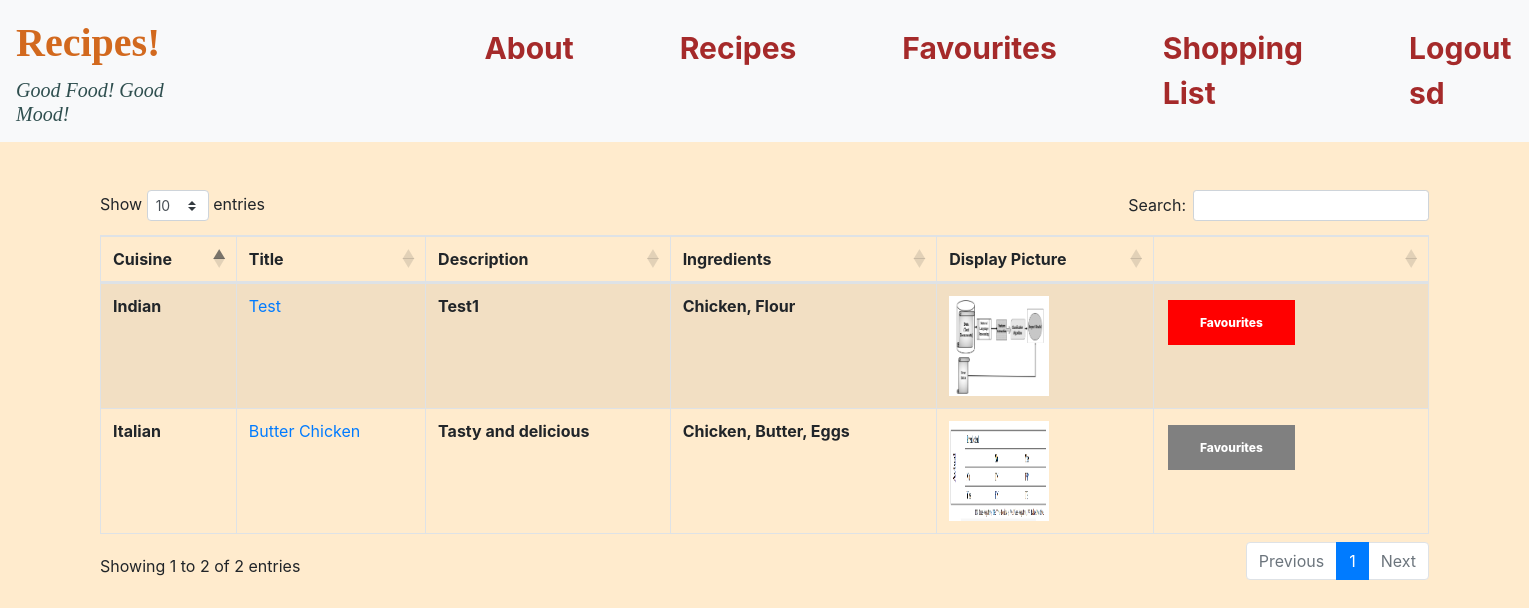
Screenshot of /recipes/ (signed in) with the database file from the repository.
### RecipeManager/models.py (models this page shows)
class RecipeEntry(models.Model):
    cuisine = models.ForeignKey(RecipeCategory, on_delete=models.CASCADE)
    title = models.CharField(max_length=100)
    description = models.CharField(max_length=1000)
    ingredients=models.CharField(max_length=1000)
    recipe_id = models.CharField(max_length=3,unique=True)
    display_picture = models.ImageField(blank=True, null=True, upload_to="")

class RecipeCategory(models.Model):
	cuisine = models.CharField(max_length=128)
	def __str__(self):
		return self.cuisine

### RecipeManager/views.py (the view)
# urls.py: path('recipes/', recipe_views.recipes),
@login_required
def recipes(request):
    if(RecipeCategory.objects.count() == 0):
        RecipeCategory(cuisine = "Indian").save()
        RecipeCategory(cuisine = "Italian").save()
        RecipeCategory(cuisine = "Japanese").save()
        RecipeCategory(cuisine = "Korean").save()
        RecipeCategory(cuisine = "Pakistani").save()
    else:
        table_data=RecipeEntry.objects.all()
        fav_data = Favourites.objects.filter(user=request.user)
        favourites=[]
        for i in fav_data:
            favourites.append(i.recipe_id.recipe_id)
        print(favourites)
        context = {
            "table_data": table_data,
            "favourites":favourites
        }
        return render(request, 'recipes/recipes.html',context)

### core/templates/recipes/recipes.html (shortened to what this page needs)
<html>
  <head>
    <link rel="stylesheet" type="text/css" href="https://cdnjs.cloudflare.com/ajax/libs/twitter-bootstrap/4.5.2/css/bootstrap.css">
    <link rel="stylesheet" type="text/css" href="https://cdn.datatables.net/1.12.1/css/dataTables.bootstrap4.min.css">
    <link rel='stylesheet' href='https://cdn.jsdelivr.net/npm/bootstrap-icons@1.7.2/font/bootstrap-icons.css'>
</head>
  {% load static %}
<body style="background-color: blanchedalmond">
    {% include "nav.html" %}
    <div class="" style="margin-left:100px;margin-right:100px;">
      <br><br>
      {% if not table_data %}
      </p>No Items Available Right Now.</p>
      {% else %}
    <table id="example" class="table table-striped table-bordered" style="width:100%" data-page-size="5">
      <thead>
        <tr>
          <tr>
            <th>Cuisine</th>
            <th>Title</th>
            <th>Description</th>
            <th>Ingredients</th>
            <th>Display Picture</th>
            <th></th>
          </tr>
        </tr>
      </thead>
      <tbody>
        {% for row in table_data %}
        <tr>
          <td style="font-weight: bolder;">{{ row.cuisine }}</td>
          <td>
            <a  href="/recipes/review_list/{{ row.id }}/">{{ row.title }}</a>
          </td>
          <td style="font-weight: bolder;">{{ row.description }}</td>
          <td style="font-weight: bolder;">{{ row.ingredients }}</td>
         <td><img src="{{ row.display_picture.url }}" class="image_responsive" height="100px" width="100px"></td>
         <td style="width: 250px;">
          {% if user.is_superuser %}
            <a class="buttons" href="/recipes/edit/{{ row.id }}/">Edit</a>
            <a class="buttons" href="#" onclick='confirmDeleteModal("{{ row.id }}")'>Delete</a>
            {% else %}
            {% if row.recipe_id in favourites %}
              <a class="buttons" title="Remove from wishlist" style="background:red;" onclick='togglecolor("{{row.id}}","wishbtn{{row.recipe_id}}")' id="wishbtn{{row.recipe_id}}" >Favourites</a>
            {% else %}
              <a class="buttons" title="Add to wishlist" style="background:gray;" onclick='togglecolor("{{row.id}}","wishbtn{{row.recipe_id}}")' id="wishbtn{{row.recipe_id}}" >Favourites</a>
            {% endif %}
          {% endif %}
        </td>
      </tr>
      {% endfor %}
    </tbody>
    </table>
    {% endif %}
  </body>
  </html>

### core/templates/nav.html (shortened to what this page needs)
<nav style="background-color:burlywood;" class="navbar navbar-expand-lg navbar-light bg-light width=1000px" >
    <div >
        <a class="navbar-brand" href="/" style="font-size: 40px;font-weight:bold;font-family: cursive;color: chocolate;">Recipes!</a>
        <h5 style="color: darkslategray;font-style: italic;font-family: cursive;">Good Food! Good Mood!</h4>
    </div>
    <div class="collapse navbar-collapse" id="navbarSupportedContent">
      <ul class="navbar-nav mr-auto">
        {% if user.is_authenticated %}
        <li class="nav-item">
          <li>
            <a class="nav-link" href="/about/" style="font-size: 30px;font-weight:bold;color:brown;margin-left:300px;">About</a>
          </li>
          <li>
          <a class="nav-link" href="/recipes/" style="font-size: 30px;font-weight:bold;color:brown;margin-left:90px;">Recipes</a>
        </li>
        {% if not user.is_superuser %}
        <li>
          <a class="nav-link" href="/favourites/" style="font-size: 30px;font-weight:bold;color:brown;margin-left:90px;">Favourites</a>
        </li>
        <li>
          <a class="nav-link" href="/getshoplist/" style="font-size: 30px;font-weight:bold;color:brown;margin-left:90px;">Shopping List</a>
        </li>
        {% endif %}
          <li>
            <a class="nav-link" href="/logout/" style="font-size: 30px;font-weight:bold;color:brown;margin-left:90px">Logout {{user.username}}</a>
          </li>
        {% endif %}
    </div>
  </nav>

### core/templates/recipes/recipes.html (style rules this page uses)
.buttons { background-color: green; border: none; color: white; padding: 15px 32px; text-align: center; text-decoration: none; display: inline-block; font-size: 12px; font-weight: 800; margin: 4px 2px; cursor: pointer; transition-duration: 0.4s; }

### rows the page displays
RecipeEntry: cuisine "Italian", title "Butter Chicken", description "Tasty and delicious", ingredients "Chicken, Butter, Eggs", display_picture (picture)
RecipeEntry: cuisine "Indian", title "Test", description "Test1", ingredients "Chicken, Flour", display_picture (picture)

### other values shown
{{ user.username }} "sd"
